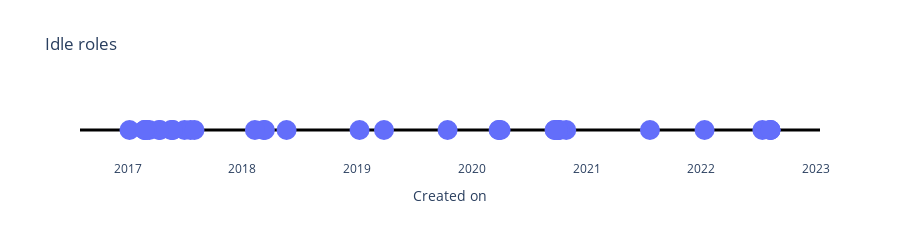

Source (notebook cell):
### Code cell
fig = go.Figure()
fig.add_trace(go.Scatter(
    x=df['created_on'], y=[0]*len(df['created_on'].to_list()), mode='markers', marker_size=20
))
fig.update_xaxes(showgrid=False, title_text="Created on")
fig.update_yaxes(showgrid=False, 
                 zeroline=True, zerolinecolor='black', zerolinewidth=3,
                 showticklabels=False)
fig.update_layout(height=200, plot_bgcolor='white', title_text="Idle roles")
fig.show()
